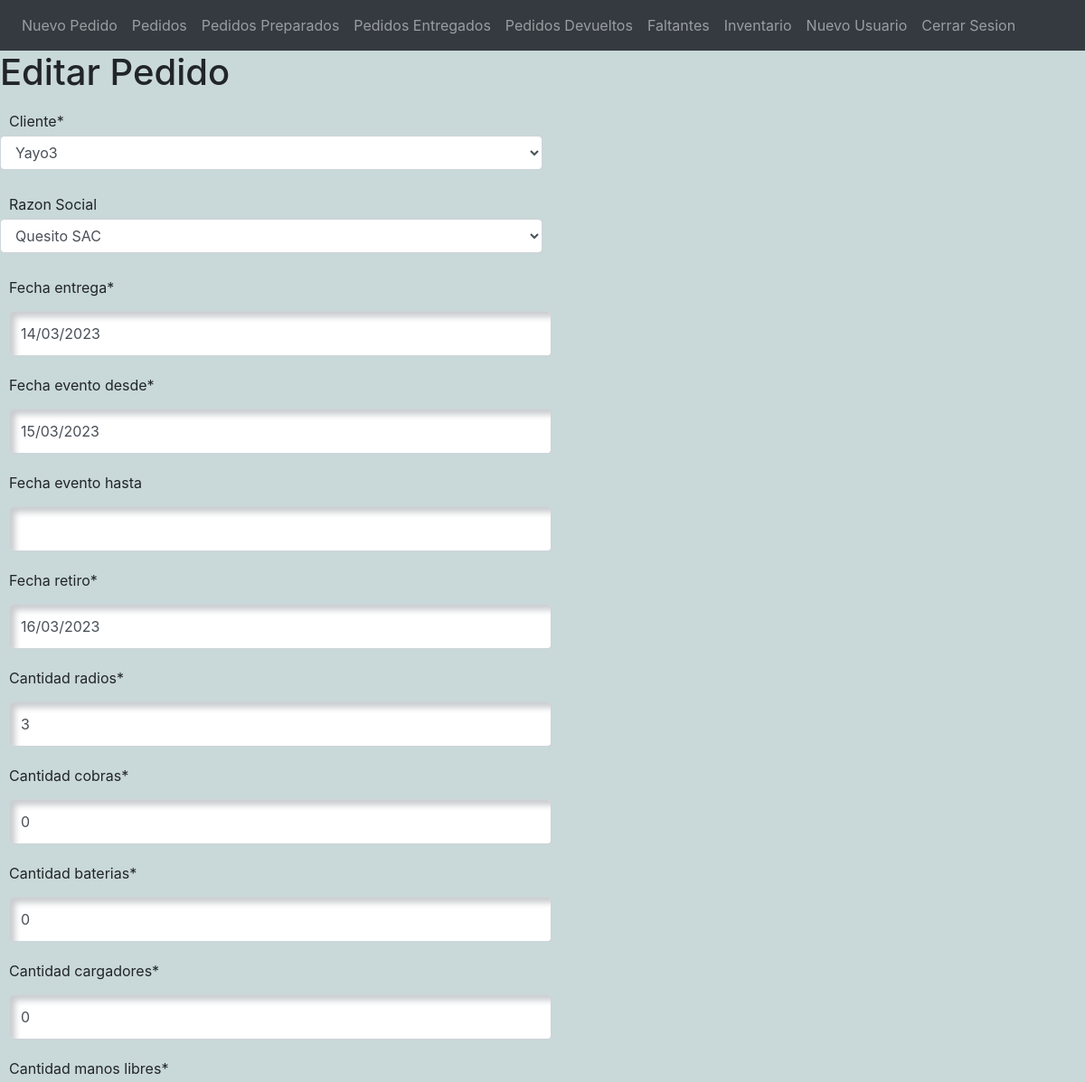
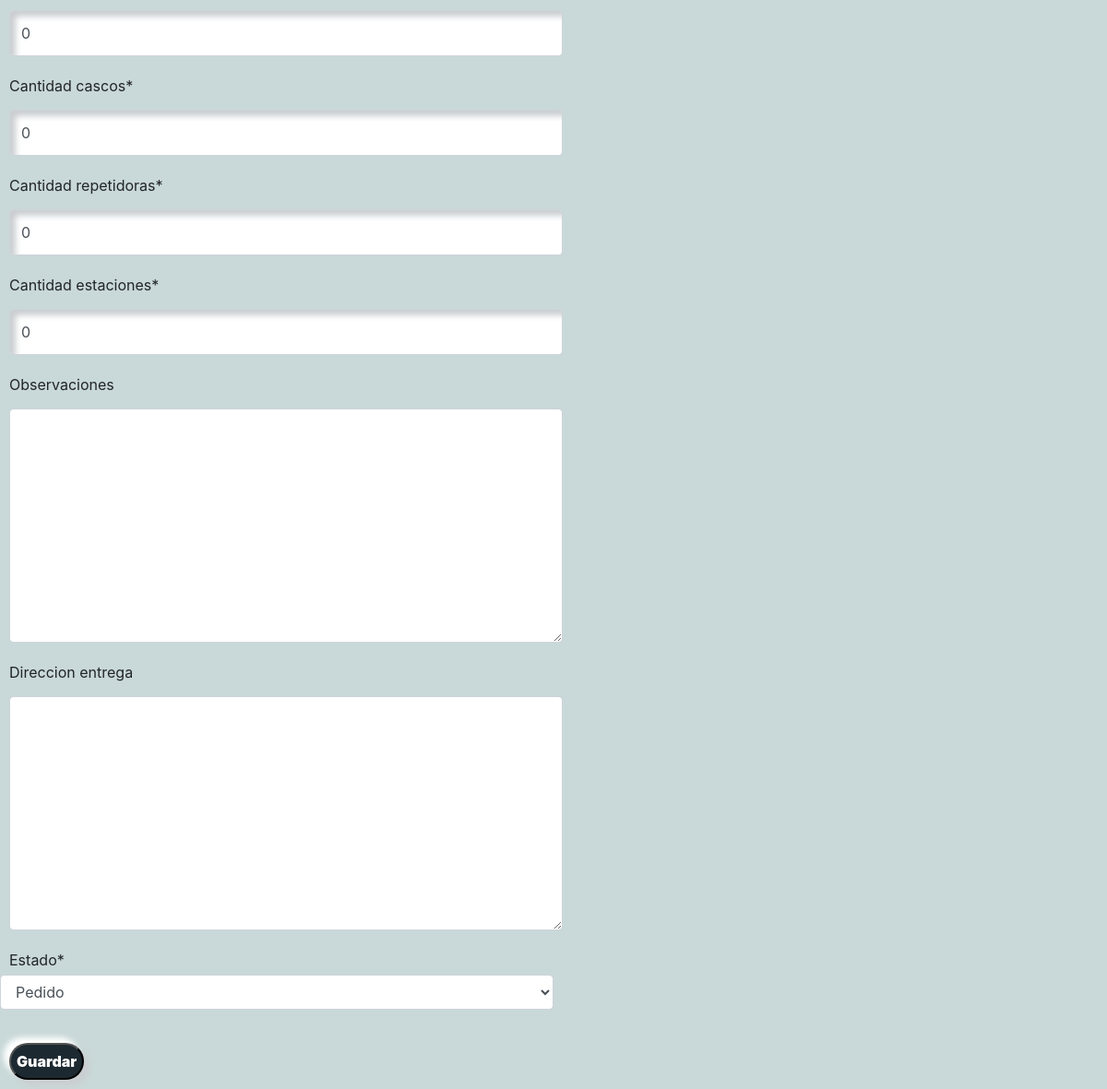
The app's page /editarOrden/21 with its own data (2 pictures, top to bottom).
### ordenes/models.py (models this page shows, shortened)
class ordenRegistro(models.Model):
    cliente = models.ForeignKey(cliente, on_delete = models.DO_NOTHING)
    razon_Social = models.ForeignKey(razonSocial, on_delete=  models.DO_NOTHING, null=True, blank= True)
    fecha_creacion = models.DateTimeField(auto_now_add=True)
    fecha_entrega = models.DateField()
    fecha_evento_desde = models.DateField()
    fecha_evento_hasta = models.DateField(null=True, blank=True)
    fecha_retiro = models.DateField()
    cantidad_radios = models.PositiveIntegerField(null = False, default=0 )
    cantidad_cobras = models.PositiveIntegerField(null = False, default=0)
    cantidad_baterias = models.PositiveIntegerField(null = False, default=0)
    cantidad_cargadores = models.PositiveIntegerField(null = False, default=0)
    cantidad_manos_libres = models.PositiveIntegerField(null = False, default=0)
    cantidad_cascos = models.PositiveIntegerField(null = False, default=0)
    cantidad_repetidoras = models.PositiveIntegerField(null = False, default=0)
    cantidad_estaciones = models.PositiveIntegerField(null = False, default=0)
    observaciones = models.TextField (blank = True)
    direccion_entrega = models.TextField(blank = True)
    estado = models.ForeignKey(estado, on_delete=models.DO_NOTHING)

### ordenes/views.py (the view)
# urls.py: path('editarOrden/<int:id_orden>', views.buscaEdit)
def buscaEdit(request, id_orden):
    editCurso = ordenRegistro.objects.get(id = id_orden)
    form = formEdit(instance=editCurso)
    if editCurso.estado_id == 5:
         return HttpResponse('Esta orden ya ha sido procesada. No se puede modificar')
    if request.method == 'POST':
        form = formEdit(request.POST,instance=editCurso)
        if form.is_valid:
            form.save()
    editCurso = ordenRegistro.objects.get(id = id_orden)
    form = formEdit(instance=editCurso)
    return render(request,'modificaOrden.html',{"form":form})

### ordenes/forms.py
class formEdit(ModelForm):
    class Meta:
        model = ordenRegistro
        fields = '__all__'

### cliente/models.py (called while the page is built)
    def __str__(self) -> str:
        return self.nombre

    def __str__(self) -> str:
        return self.denominacion

### estadoOrden/models.py (called while the page is built)
    def __str__(self):
        return str(self.descripcion)

### ordenes/templates/modificaOrden.html (shortened to what this page needs)
<!DOCTYPE html>
<html lang="en">
<head>
</head>
{% extends 'base.html' %}
{% block content %}
<body>
	<h1>Editar Pedido</h1>
{% load crispy_forms_tags %}
	<body>
		<div style="height:10vh;width:50vw;">
			<form class="form" method="POST">
				{{form|crispy}}
				<button>
					Guardar
				</button>
			</form>
		</div>
	</body>
	{% endblock %}

### ordenes/templates/modificaOrden.html (style rules this page uses)
input { caret-color: red; }
label, input, button, textarea { float:left; margin:10px; }
label { margin-bottom: 4px; }
input::placeholder { color: gray; }
input { background: #ecf0f3; padding: 10px; padding-left: 20px; height: 50px; font-size: 14px; border-radius: 10px; box-shadow: inset 6px 6px 6px #cbced1, inset -6px -6px 6px white; }
button { color: white; margin-top: 20px; background: #1d2931; height: 40px; border-radius: 20px; cursor: pointer; font-weight: 900; box-shadow: 6px 6px 6px #cbced1, -6px -6px 6px white; transition: 0.5s; }

### records on screen
ordenRegistro: cliente "Yayo3", razon_Social "Quesito SAC", fecha_entrega "14/03/2023", fecha_evento_desde "15/03/2023", fecha_retiro "16/03/2023", cantidad_radios "3", cantidad_cobras "0", cantidad_baterias "0", cantidad_cargadores "0", cantidad_manos_libres "0", cantidad_cascos "0", cantidad_repetidoras "0", cantidad_estaciones "0", estado "Pedido"
